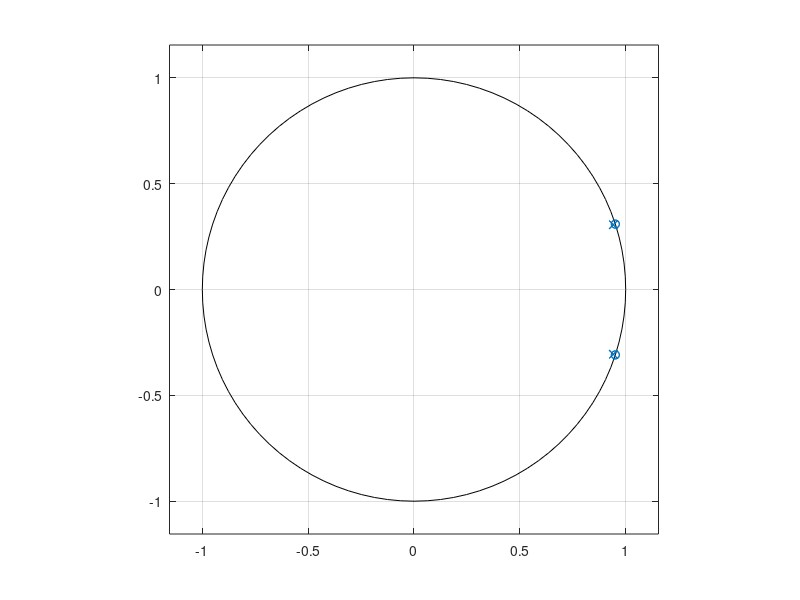

This figure's MATLAB source: (Note: this script raises an error after producing the figure.)
clear; close all;
% Frequency to attinuate:
f = 0.1 * pi;

% Radius of poles:
R = 0.99;

% Find coefficients for roots:
num = poly([exp(-f*1i) exp(f*1i) exp(-f*1i) exp(f*1i)]);
den = poly([R*exp(-f*1i) R*exp(f*1i) R*exp(-f*1i) R*exp(f*1i)]);

% Find poles and zeros:
z = roots(num);
p = roots(den);

% Plot of poles and zeros;
figure
zplane(z, p)
title(sprintf('Poles and zeros of filter attinuating frequency of %d', round(f, 3)));

% Frequency response:
figure
freqz(num, den);
title(sprintf('Frequency response of filter attinuating frequency of %d', round(f, 3)));